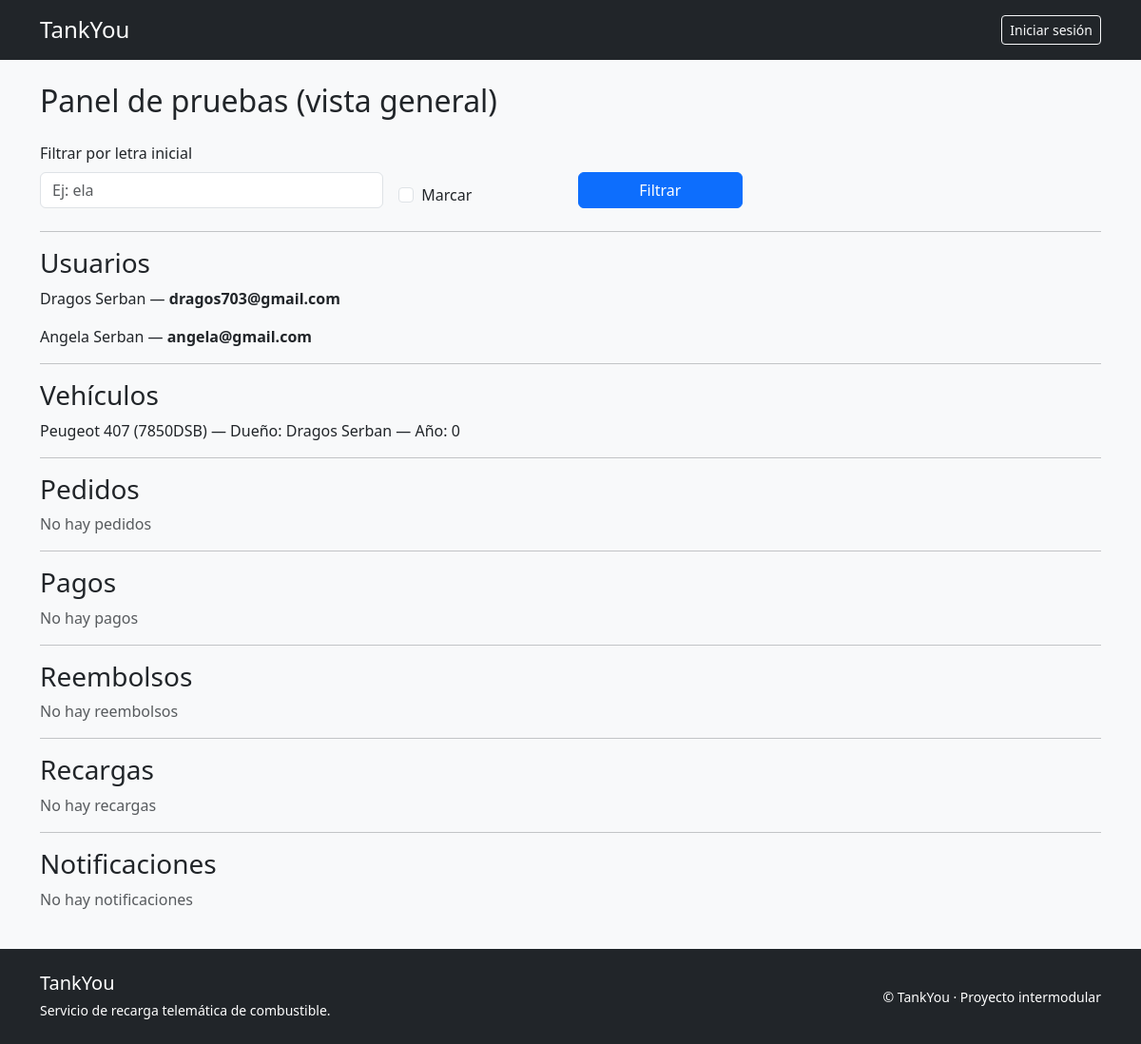
The page / on the database its author committed.
### users/models.py (models this page shows, shortened)
class Usuario(AbstractBaseUser, PermissionsMixin):
    nombre = models.CharField(max_length=50)
    apellidos = models.CharField(max_length=100)
    email = models.EmailField(max_length=100, unique=True)
    fecha_nacimiento = models.DateField(null=True, blank=True)
    dni = models.CharField(max_length=20, unique=True, null=True, blank=True)
    direccion = models.CharField(max_length=150, null=True, blank=True)
    telefono = models.CharField(max_length=25, null=True, blank=True)
    verificado = models.BooleanField(default=False)
    is_active = models.BooleanField(default=True)
    is_admin = models.BooleanField(default=False)
    is_staff = models.BooleanField(default=False)
    create_date = models.DateTimeField(auto_now_add=True)
    update_date = models.DateTimeField(auto_now=True)
    objects = MyUserManager()
    USERNAME_FIELD = 'email'
    REQUIRED_FIELDS = ['nombre', 'apellidos']

### vehicles/models.py (models this page shows, shortened)
class Vehiculo(models.Model):
    TIPO_COMBUSTIBLE_CHOICES = [
        ('gasolina', 'Gasolina'),
        ('diesel', 'Diésel'),
    ]
    usuario = models.ForeignKey(verbose_name='Usuario', to=Usuario, on_delete=models.CASCADE, related_name='vehiculos')
    matricula = models.CharField(verbose_name='Matricula', max_length=50, unique=True)
    modelo = models.CharField(verbose_name='Modelo', max_length=50)
    marca = models.CharField(verbose_name='Marca', max_length=50)
    color = models.CharField(verbose_name='Color', max_length=30)
    tipo_combustible = models.CharField(verbose_name='Tipo de combustible', max_length=20, choices=TIPO_COMBUSTIBLE_CHOICES)
    anyo_compra = models.IntegerField(verbose_name='Año de compra', default=0)
    class Meta:
        constraints = [
            models.UniqueConstraint(fields=['matricula'], name='unique_matricula')
        ]
    class Meta:
        verbose_name = "Vehículo"
        verbose_name_plural = "Vehículos"
        ordering = ['marca', 'modelo', 'matricula']

### users/views.py (the view)
# urls.py: path('', user_views.HomeView.as_view(), name='Home'),
class HomeView(TemplateView):
    template_name = 'home.html'
    def get_context_data(self, **kwargs):
        context = super().get_context_data(**kwargs)
        letras = self.request.GET.get('letras')
        if letras:
            context['usuarios'] = Usuario.objects.filter(nombre__icontains=letras)
        else:
            context['usuarios'] = Usuario.objects.all()
            marcado_vista = self.request.GET.get('marcado')
            if marcado_vista == 'True':
                context['usuarios'] = context['usuarios'].order_by('nombre')
            context['marcado'] = marcado_vista
        context['vehiculos'] = Vehiculo.objects.all()
        context['pedidos'] = Pedido.objects.all()
        context['pagos'] = Pago.objects.all()
        context['recargas'] = Recarga.objects.all()
        context['notificaciones'] = Notificacion.objects.all()
        return context

### templates/home.html (shortened to what this page needs)
{% extends "base.html" %}
{% block content %}
<h2 class="mb-4">Panel de pruebas (vista general)</h2>
<form method="get" class="row g-3 align-items-end mb-4">
    <div class="col-md-4">
        <label class="form-label">Filtrar por letra inicial</label>
        <input type="text"
               name="letras"
               class="form-control"
               placeholder="Ej: ela"
               value="{{ request.GET.letras }}">
    </div>
    <div class="col-md-2">
        <div class="form-check mt-4">
            <input class="form-check-input"
                   type="checkbox"
                   name="marcado"
                   value="True"
                   {% if marcado == "True" %}checked{% endif %}>
            <label class="form-check-label">
                Marcar
            </label>
        </div>
    </div>
    <div class="col-md-2">
        <button type="submit" class="btn btn-primary w-100">
            Filtrar
        </button>
    </div>
</form>
<hr>
<h3> Usuarios</h3>
{% for usuario in usuarios %}
    <p>
        {{ usuario.nombre }} {{ usuario.apellidos }} —
        <strong>{{ usuario.email }}</strong>
    </p>
{% empty %}
    <p class="text-muted">No hay usuarios</p>
{% endfor %}
<hr>
<h3> Vehículos</h3>
{% for vehiculo in vehiculos %}
    <p>
        {{ vehiculo.marca }} {{ vehiculo.modelo }}
        ({{ vehiculo.matricula }}) —
        Dueño: {{ vehiculo.usuario.nombre }} {{ vehiculo.usuario.apellidos }} —
        Año: {{ vehiculo.anyo_compra }}
    </p>
{% empty %}
    <p class="text-muted">No hay vehículos</p>
{% endfor %}
<hr>
<h3> Pedidos</h3>
{% for pedido in pedidos %}
    <p>
        Pedido #{{ pedido.id }} —
        Usuario: {{ pedido.usuario.nombre }} {{ pedido.usuario.apellidos }} —
        Vehículo: {{ pedido.vehiculo.marca }} {{ pedido.vehiculo.modelo }} —
        Fecha: {{ pedido.fecha_pedido }} —
        Estado: <strong>{{ pedido.estado }}</strong>
    </p>
{% empty %}
    <p class="text-muted">No hay pedidos</p>
{% endfor %}
<hr>
<h3> Pagos</h3>
{% for pago in pagos %}
    <p>
        Pago #{{ pago.id }} —
        Pedido: {{ pago.pedido.id }} —
        Método: {{ pago.metodo_pago }} —
        Importe: {{ pago.importe }} € —
        Estado: {{ pago.estado_pago }}
    </p>
{% empty %}
    <p class="text-muted">No hay pagos</p>
{% endfor %}
<hr>
<h3> Reembolsos</h3>
{% for r in reembolsos %}
    <p>
        Reembolso #{{ r.id }} —
        Pago: {{ r.pago.id }} —
        Estado: {{ r.estado }} —
        Motivo: {{ r.motivo }}
    </p>
{% empty %}
    <p class="text-muted">No hay reembolsos</p>
{% endfor %}
<hr>
<h3> Recargas</h3>
{% for recarga in recargas %}
    <p>
        {{ recarga.get_tipo_combustible_display }} —
        {{ recarga.precio_por_litro }} €/L —
        Activa: {{ recarga.activo }}
    </p>
{% empty %}
    <p class="text-muted">No hay recargas</p>
{% endfor %}
<hr>
<h3> Notificaciones</h3>
{% for noti in notificaciones %}
    <p>
        Notificación #{{ noti.id }} —
        Usuario: {{ noti.usuario.nombre }} {{ noti.usuario.apellidos }} —
        Pedido:
        {% if noti.pedido %}
            {{ noti.pedido.id }}
        {% else %}
            Ninguno
        {% endif %}
        —
        Tipo: {{ noti.tipo }} —
        Mensaje: {{ noti.mensaje }}
    </p>
{% empty %}
    <p class="text-muted">No hay notificaciones</p>
{% endfor %}
{% endblock %}

### templates/base.html (shortened to what this page needs)
<!DOCTYPE html>
<html lang="es">
<head>
    <link
        href="https://cdn.jsdelivr.net/npm/bootstrap@5.3.3/dist/css/bootstrap.min.css"
        rel="stylesheet"
    >
</head>
<body class="bg-light d-flex flex-column min-vh-100">
    {% include "header.html" %}
    <main class="container flex-fill my-4">
        {% block content %}{% endblock %}
    </main>
    {% include "footer.html" %}
</body>
</html>

### templates/header.html
<header class="bg-dark text-white py-3">
    <div class="container d-flex justify-content-between align-items-center">
        <h1 class="h4 mb-0">
            <a href="{% url 'Home' %}" class="text-white text-decoration-none">
                TankYou
            </a>
        </h1>
        <div>
            {% if user.is_authenticated %}
                <span class="me-3">
                     Hola, {{ user.nombre }}
                </span>
                <a href="{% url 'vehicles' %}" class="btn btn-outline-light btn-sm me-2">
                    Mis vehículos
                </a>
                <form method="post" action="{% url 'logout' %}" class="d-inline">
                    {% csrf_token %}
                    <button class="btn btn-outline-light btn-sm">
                        Cerrar sesión
                    </button>
                </form>
            {% else %}
                <a href="{% url 'login' %}" class="btn btn-outline-light btn-sm">
                    Iniciar sesión
                </a>
            {% endif %}
        </div>
    </div>
</header>

### templates/footer.html
<footer class="bg-dark text-white py-4 mt-auto">
    <div class="container">
        <div class="row align-items-center">
            <div class="col-md-6">
                <h5 class="mb-1">TankYou</h5>
                <small>Servicio de recarga telemática de combustible.</small>
            </div>
            <div class="col-md-6 text-md-end mt-3 mt-md-0">
                <small>© TankYou · Proyecto intermodular</small>
            </div>
        </div>
    </div>
</footer>

### rows shown on the page
Usuario: nombre "Dragos", apellidos "Serban", email "dragos703@gmail.com"
Usuario: nombre "Angela", apellidos "Serban", email "angela@gmail.com"
Vehiculo: marca "Peugeot", modelo "407", matricula "7850DSB", usuario.nombre "Dragos", usuario.apellidos "Serban", anyo_compra "0"
